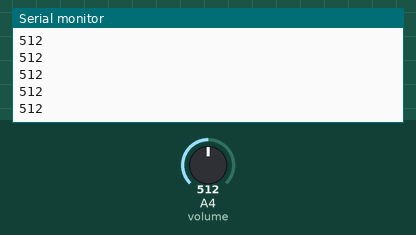
The sketch below on a simulated Arduino Uno, built with avr-gcc and run on an emulated ATmega328P. Parts: the last lines printed to the serial monitor. The test bench sets the inputs (shaded band); at power-on: A4 (volume) = 512.

Above: at 1.2 s.
1.3 s: A4 (volume) set to 716
At 1.9 s:
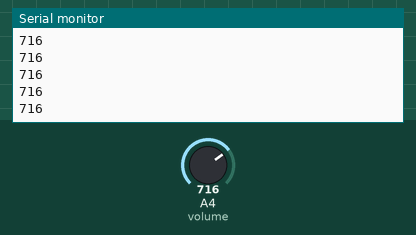
2.8 s: A4 (volume) set to 900
At 3.4 s:
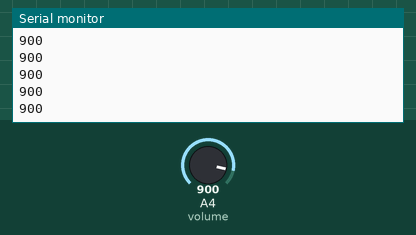
Timing chart, 0 to 5.8 s (numbered marks = the images above; inputs shaded):
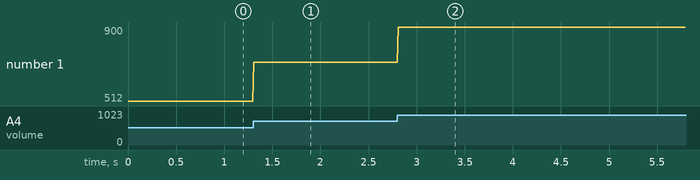

The sketch:

potentiometer.ino
```cpp
#define volume A4

void setup() {
  Serial.begin(9600);
  pinMode(volume, INPUT);
}

void loop() {
  int v = analogRead(volume);
  Serial.println(v);
  delay(10);
}
```

Measured:
- after the input at 1.3 s, the serial monitor: prints a new line at once (image 1)
- after the input at 2.8 s, the serial monitor: prints a new line at once (image 2)
- plotted number 1: 512 → 716 after the input at 1.3 s, 716 → 900 after the input at 2.8 s
